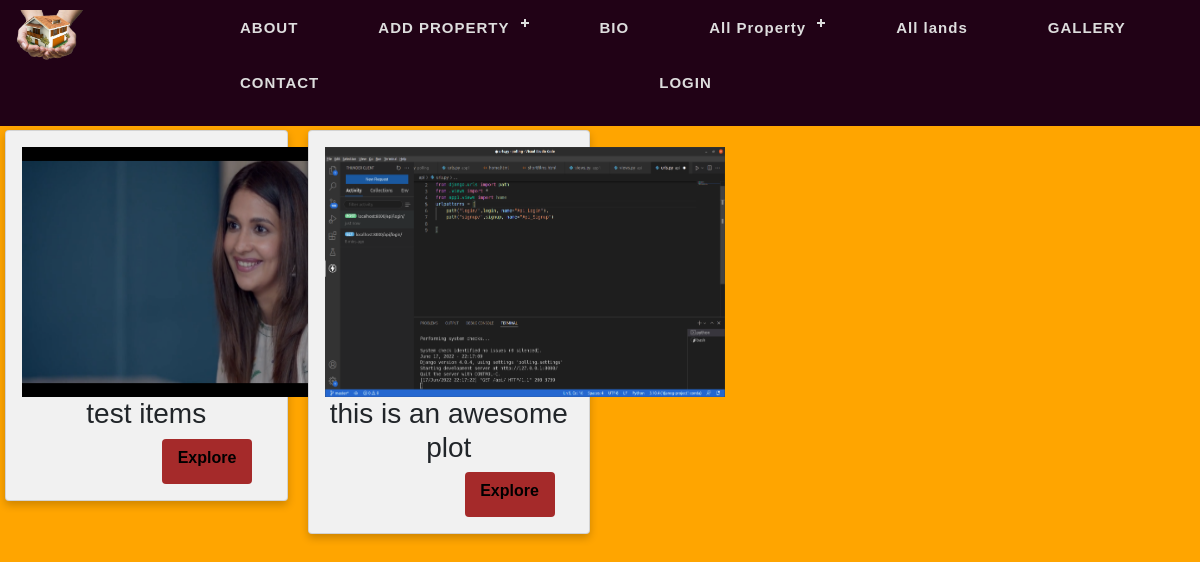
/allplot/, run on the app's committed database.
### app1/models.py (models this page shows)
class Addplot(models.Model):
    plot_pic1=models.ImageField(upload_to="plot_images/")
    plot_pic2=models.ImageField(upload_to="plot_images/",default='')
    plot_pic3=models.ImageField(upload_to="plot_images/",default='')
    plot_pic4=models.ImageField(upload_to="plot_images/",default='')
    plot_pic5=models.ImageField(upload_to="plot_images/",default='')
    plot_description=models.TextField(max_length=1500)

### app1/views.py (the view)
# urls.py: path('allplot/',views.allplot,name='allplot'),
def allplot(requst):
    data=Addplot.objects.all()
    for i in data:
        print(i.id)
    return render(requst,'all_plots.html',{'data':data})

### templates/all_plots.html
{% extends 'base.html'%}
{%block content%}
<div class="row" style="margin-top:50px;">
{% for i in data%}
  <div class="column">
    <div class="card">
    <img src="/media/{{i.plot_pic1}}" alt=""width="400" height="250">
      <h3>{{i.plot_description}}</h3>
      <a href="{% url 'plotdetails' i.id%}" class="btn" style="background-color:brown;height:45px;width:90px;margin-left: 140px;font-weight:bold;color: black;">Explore</a>
    </div>
  </div>
  {%endfor%}
</div>
{%endblock%}

### data on the page
Addplot: plot_pic1 (picture), plot_description "test items"
Addplot: plot_pic1 (picture), plot_description "this is an awesome plot"
